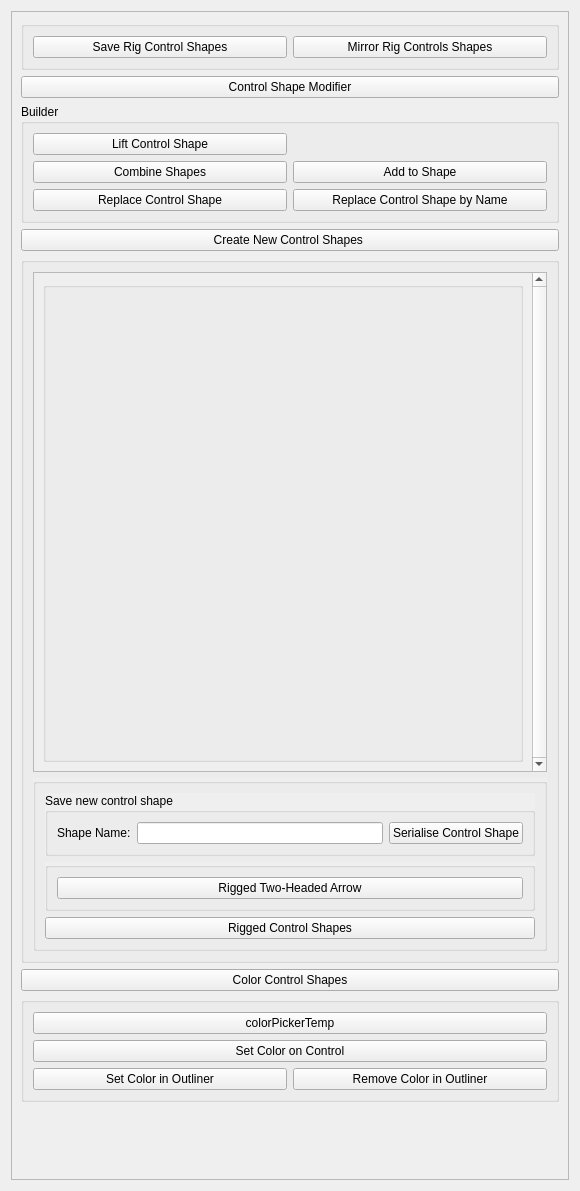
<?xml version="1.0" encoding="UTF-8"?>
<ui version="4.0">
 <class>controlShapesWidget</class>
 <widget class="QWidget" name="controlShapesWidget">
  <property name="windowModality">
   <enum>Qt::NonModal</enum>
  </property>
  <property name="geometry">
   <rect>
    <x>0</x>
    <y>0</y>
    <width>580</width>
    <height>1191</height>
   </rect>
  </property>
  <property name="sizePolicy">
   <sizepolicy hsizetype="Preferred" vsizetype="Preferred">
    <horstretch>0</horstretch>
    <verstretch>0</verstretch>
   </sizepolicy>
  </property>
  <property name="minimumSize">
   <size>
    <width>0</width>
    <height>0</height>
   </size>
  </property>
  <property name="baseSize">
   <size>
    <width>0</width>
    <height>0</height>
   </size>
  </property>
  <property name="windowTitle">
   <string>Form</string>
  </property>
  <layout class="QGridLayout" name="gridLayout_2">
   <property name="sizeConstraint">
    <enum>QLayout::SetDefaultConstraint</enum>
   </property>
   <item row="0" column="0">
    <widget class="QScrollArea" name="scrollArea">
     <property name="sizePolicy">
      <sizepolicy hsizetype="Expanding" vsizetype="Expanding">
       <horstretch>0</horstretch>
       <verstretch>0</verstretch>
      </sizepolicy>
     </property>
     <property name="widgetResizable">
      <bool>true</bool>
     </property>
     <widget class="QWidget" name="scrollAreaWidgetContents_2">
      <property name="geometry">
       <rect>
        <x>0</x>
        <y>0</y>
        <width>548</width>
        <height>1198</height>
       </rect>
      </property>
      <layout class="QGridLayout" name="gridLayout_9">
       <item row="0" column="0">
        <widget class="QGroupBox" name="saveGroup">
         <property name="title">
          <string/>
         </property>
         <layout class="QGridLayout" name="gridLayout_4">
          <item row="0" column="0">
           <widget class="QPushButton" name="saveControlsButton">
            <property name="toolTip">
             <string>Save current rigs control configuration into build config</string>
            </property>
            <property name="text">
             <string>Save Rig Control Shapes</string>
            </property>
           </widget>
          </item>
          <item row="0" column="1">
           <widget class="QPushButton" name="mirrorControlsButton">
            <property name="toolTip">
             <string>Mirror Selected Control shapes. Only works for controls Prefixed with &quot;L&quot; or &quot;R&quot;</string>
            </property>
            <property name="text">
             <string>Mirror Rig Controls Shapes</string>
            </property>
           </widget>
          </item>
         </layout>
        </widget>
       </item>
       <item row="1" column="0">
        <widget class="QPushButton" name="builderExpanderTemp">
         <property name="toolTip">
          <string>Tools for modify existing control shapes</string>
         </property>
         <property name="text">
          <string>Control Shape Modifier</string>
         </property>
        </widget>
       </item>
       <item row="2" column="0">
        <widget class="QGroupBox" name="builderGroup">
         <property name="title">
          <string>Builder</string>
         </property>
         <layout class="QGridLayout" name="gridLayout">
          <item row="3" column="0">
           <widget class="QPushButton" name="replaceShapesButton">
            <property name="toolTip">
             <string>Replaces last shape in selection with the first shape in the selection.</string>
            </property>
            <property name="text">
             <string>Replace Control Shape</string>
            </property>
           </widget>
          </item>
          <item row="3" column="2">
           <widget class="QPushButton" name="replaceByNameButton">
            <property name="toolTip">
             <string>Scans scene for new shapes with &quot;_LiftedShape&quot; prefix. And replaces their non-lifted counter parts with the new shapes.</string>
            </property>
            <property name="text">
             <string>Replace Control Shape by Name</string>
            </property>
           </widget>
          </item>
          <item row="1" column="2">
           <widget class="QPushButton" name="addToShapeButton">
            <property name="toolTip">
             <string>Add selected shape to last shape in selection. Similar to combine shapes but works on non lifted shapes.</string>
            </property>
            <property name="text">
             <string>Add to Shape</string>
            </property>
           </widget>
          </item>
          <item row="1" column="0">
           <widget class="QPushButton" name="combineControlsButton">
            <property name="toolTip">
             <string>Combine Selected shapes into one shape. Rig controls must be lifted before use</string>
            </property>
            <property name="text">
             <string>Combine Shapes</string>
            </property>
           </widget>
          </item>
          <item row="0" column="0">
           <widget class="QPushButton" name="liftControlsButton">
            <property name="toolTip">
             <string>Lift selected control shapes so they can be modified safely.</string>
            </property>
            <property name="text">
             <string>Lift Control Shape</string>
            </property>
           </widget>
          </item>
         </layout>
        </widget>
       </item>
       <item row="3" column="0">
        <widget class="QPushButton" name="createControlsExpanderTemp">
         <property name="toolTip">
          <string>Control shape builder. Stored control shapes for easy use.</string>
         </property>
         <property name="text">
          <string>Create New Control Shapes </string>
         </property>
        </widget>
       </item>
       <item row="4" column="0">
        <widget class="QGroupBox" name="serialiseControlShapeGroup">
         <property name="sizePolicy">
          <sizepolicy hsizetype="Expanding" vsizetype="Expanding">
           <horstretch>0</horstretch>
           <verstretch>0</verstretch>
          </sizepolicy>
         </property>
         <property name="autoFillBackground">
          <bool>true</bool>
         </property>
         <property name="title">
          <string/>
         </property>
         <layout class="QGridLayout" name="gridLayout_5">
          <item row="0" column="0">
           <widget class="QScrollArea" name="createControlsScroll">
            <property name="sizePolicy">
             <sizepolicy hsizetype="MinimumExpanding" vsizetype="MinimumExpanding">
              <horstretch>100</horstretch>
              <verstretch>200</verstretch>
             </sizepolicy>
            </property>
            <property name="minimumSize">
             <size>
              <width>500</width>
              <height>500</height>
             </size>
            </property>
            <property name="verticalScrollBarPolicy">
             <enum>Qt::ScrollBarAlwaysOn</enum>
            </property>
            <property name="widgetResizable">
             <bool>true</bool>
            </property>
            <widget class="QWidget" name="scrollAreaWidgetContents">
             <property name="geometry">
              <rect>
               <x>0</x>
               <y>0</y>
               <width>475</width>
               <height>496</height>
              </rect>
             </property>
             <property name="sizePolicy">
              <sizepolicy hsizetype="Expanding" vsizetype="Minimum">
               <horstretch>0</horstretch>
               <verstretch>0</verstretch>
              </sizepolicy>
             </property>
             <property name="minimumSize">
              <size>
               <width>0</width>
               <height>200</height>
              </size>
             </property>
             <layout class="QGridLayout" name="gridLayout_3">
              <item row="1" column="0">
               <widget class="QGroupBox" name="scrollGroup">
                <property name="title">
                 <string/>
                </property>
               </widget>
              </item>
             </layout>
            </widget>
           </widget>
          </item>
          <item row="1" column="0">
           <widget class="QGroupBox" name="groupBox">
            <property name="autoFillBackground">
             <bool>true</bool>
            </property>
            <property name="title">
             <string/>
            </property>
            <layout class="QGridLayout" name="gridLayout_8">
             <item row="0" column="0">
              <widget class="QGroupBox" name="saveShapeGroup">
               <property name="autoFillBackground">
                <bool>true</bool>
               </property>
               <property name="title">
                <string>Save new control shape</string>
               </property>
               <layout class="QGridLayout" name="gridLayout_6">
                <item row="0" column="1">
                 <widget class="QLineEdit" name="controlNameLineEdit">
                  <property name="toolTip">
                   <string>Name to store saved control shape under. If left blank the objects name will be used instead</string>
                  </property>
                  <property name="whatsThis">
                   <string/>
                  </property>
                  <property name="accessibleName">
                   <string/>
                  </property>
                  <property name="accessibleDescription">
                   <string/>
                  </property>
                  <property name="inputMethodHints">
                   <set>Qt::ImhNone</set>
                  </property>
                  <property name="inputMask">
                   <string/>
                  </property>
                  <property name="text">
                   <string/>
                  </property>
                 </widget>
                </item>
                <item row="0" column="2">
                 <widget class="QPushButton" name="serialiseControlShapeButton">
                  <property name="toolTip">
                   <string>Save selected shape as new control shape or overide existing shape</string>
                  </property>
                  <property name="text">
                   <string>Serialise Control Shape</string>
                  </property>
                 </widget>
                </item>
                <item row="0" column="0">
                 <widget class="QLabel" name="nameInputLabel">
                  <property name="text">
                   <string>Shape Name:</string>
                  </property>
                 </widget>
                </item>
               </layout>
              </widget>
             </item>
             <item row="2" column="0">
              <widget class="QPushButton" name="tempRiggedControlShapeButton">
               <property name="toolTip">
                <string>Rigged control shapes for creation of custom control shapes</string>
               </property>
               <property name="autoFillBackground">
                <bool>true</bool>
               </property>
               <property name="text">
                <string>Rigged Control Shapes</string>
               </property>
              </widget>
             </item>
             <item row="1" column="0">
              <widget class="QGroupBox" name="riggedControlShapesGroup">
               <property name="autoFillBackground">
                <bool>true</bool>
               </property>
               <property name="title">
                <string/>
               </property>
               <layout class="QGridLayout" name="gridLayout_7">
                <item row="0" column="0">
                 <widget class="QPushButton" name="riggedTwoHeadedArrowButton">
                  <property name="toolTip">
                   <string>Builds a rigged two headed arrow shape which can be used to create custom arrow shapes. </string>
                  </property>
                  <property name="text">
                   <string>Rigged Two-Headed Arrow</string>
                  </property>
                 </widget>
                </item>
               </layout>
              </widget>
             </item>
            </layout>
           </widget>
          </item>
         </layout>
        </widget>
       </item>
       <item row="5" column="0">
        <widget class="QPushButton" name="colorControlsExpanderTemp">
         <property name="toolTip">
          <string>Tools to color control shapes.</string>
         </property>
         <property name="text">
          <string>Color Control Shapes</string>
         </property>
        </widget>
       </item>
       <item row="6" column="0">
        <widget class="QGroupBox" name="colorControlsGroup">
         <property name="sizePolicy">
          <sizepolicy hsizetype="Expanding" vsizetype="Expanding">
           <horstretch>0</horstretch>
           <verstretch>0</verstretch>
          </sizepolicy>
         </property>
         <property name="autoFillBackground">
          <bool>true</bool>
         </property>
         <property name="title">
          <string/>
         </property>
         <layout class="QGridLayout" name="colorChangeLayout">
          <item row="1" column="0" colspan="2">
           <widget class="QPushButton" name="setColorButton">
            <property name="toolTip">
             <string>Set control color based on color selected above</string>
            </property>
            <property name="statusTip">
             <string>Set color of selected control shape</string>
            </property>
            <property name="text">
             <string>Set Color on Control</string>
            </property>
           </widget>
          </item>
          <item row="0" column="0" colspan="2">
           <widget class="QPushButton" name="colorPickerTemp">
            <property name="text">
             <string>colorPickerTemp</string>
            </property>
           </widget>
          </item>
          <item row="2" column="1">
           <widget class="QPushButton" name="removeOutlinerColorButton">
            <property name="toolTip">
             <string>Removes outline color from selected object</string>
            </property>
            <property name="statusTip">
             <string>Remove color in outliner from selected control shape</string>
            </property>
            <property name="text">
             <string>Remove Color in Outliner</string>
            </property>
           </widget>
          </item>
          <item row="2" column="0">
           <widget class="QPushButton" name="setColorInOutlinerButton">
            <property name="toolTip">
             <string>sets outliner color of selected shape based on color selected above</string>
            </property>
            <property name="statusTip">
             <string>Set color of selected controls name in outliner</string>
            </property>
            <property name="text">
             <string>Set Color in Outliner</string>
            </property>
           </widget>
          </item>
         </layout>
        </widget>
       </item>
       <item row="7" column="0">
        <spacer name="verticalSpacer">
         <property name="orientation">
          <enum>Qt::Vertical</enum>
         </property>
         <property name="sizeHint" stdset="0">
          <size>
           <width>20</width>
           <height>40</height>
          </size>
         </property>
        </spacer>
       </item>
      </layout>
     </widget>
    </widget>
   </item>
  </layout>
 </widget>
 <resources>
  <include location="C:/Users/julian.beiboer/Desktop/testQTResources/test.qrc"/>
 </resources>
 <connections/>
</ui>
